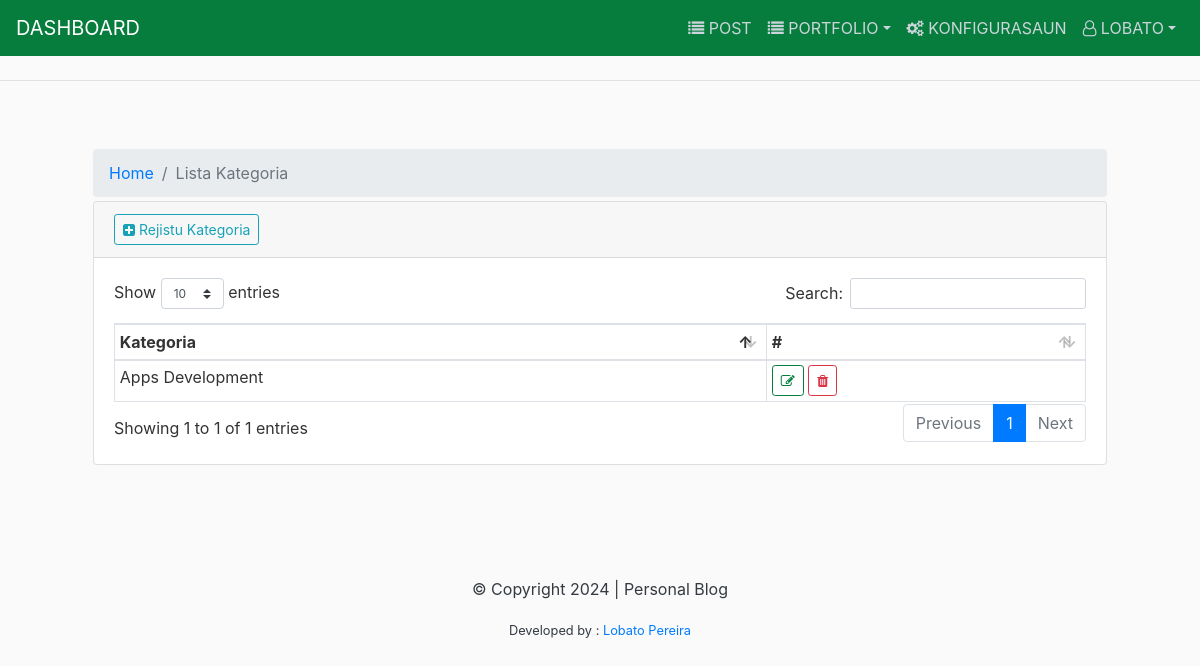
Page /administrador/admin-categoria/ (signed in) on the earlier database version.
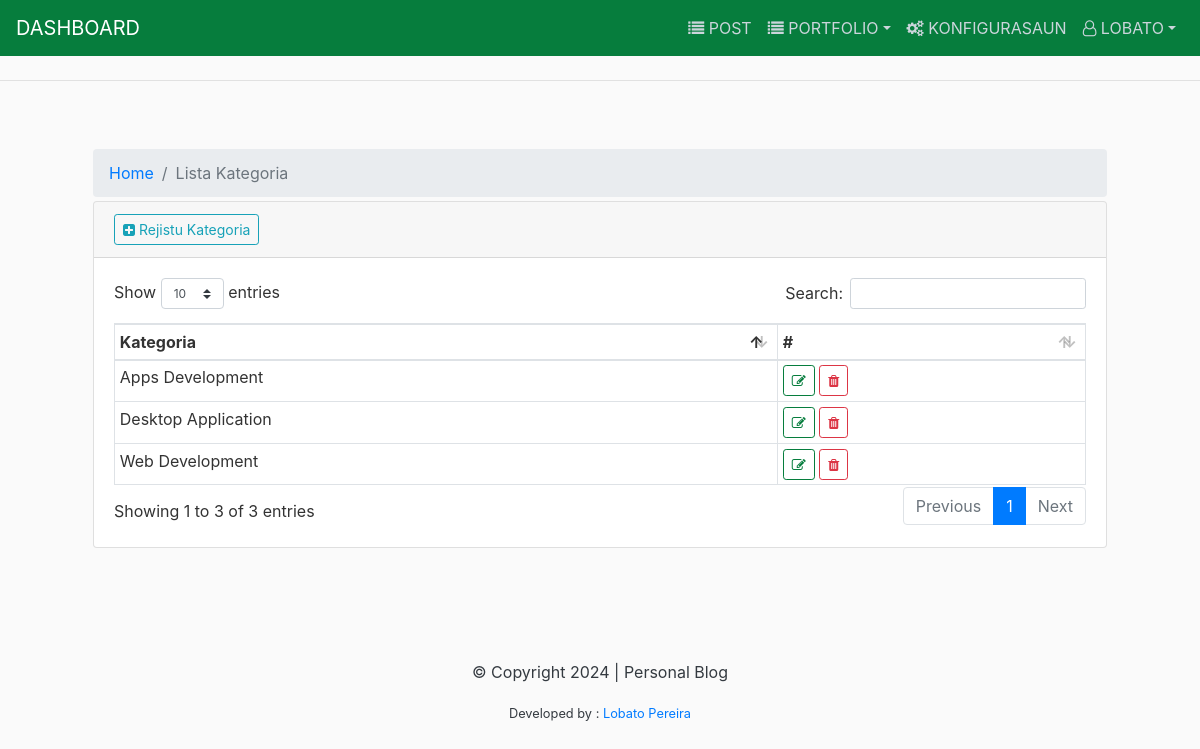
Same page on the later database version.
### main/models.py (models this page shows, shortened)
class Categoria(models.Model):
	naran = models.CharField(max_length=30)

### main/views/admin_views.py (the view)
# urls.py: path('admin-categoria/', AdminCategoria, name='admin-categoria'),
@login_required
def AdminCategoria(request):
	objects = Categoria.objects.all()
	context = {
		'objects':objects,
		'title':"Lista Kategoria",
		'page':"lista_kategoria",
	}
	return render(request,'adminpage/categoria.html',context)

### main/templates/adminpage/categoria.html (shortened to what this page needs)
{% extends "adminpage/admin_base.html" %}
{% block content %}
<div class="container mt-3 p-5">
    <header>
        <ol class="breadcrumb mb-1 mt-1">
          <li class="breadcrumb-item"><a href="{% url 'IndexAdmin' %}">Home</a></li>
          <li class="breadcrumb-item active" aria-current="page">{{title}}</li>
        </ol>
    </header>
    <div class="card">
        <div class="card-header">
            <a href="{% url 'admin-categoria-add' %}" class="btn btn-sm btn-outline-info"><i class="fa fa-plus-square"></i> Rejistu Kategoria</a>
        </div>
        <div class="card-body">
            <table id="dataTable" class="table table-bordered table-sm">
                <thead>
                <tr>
                    <th>Kategoria</th>
                    <th>#</th>
                </tr>
                </thead>
                <tbody>
                {% for data in objects %}
                <tr>
                    <td>{{data.naran}}</td>
                    <td>
                        <a href="{% url 'admin-categoria-update' data.id %}" class="btn btn-sm btn-outline-success"><i class="fa fa-edit"></i></a>
                        <a href="#" data-toggle="modal" data-target="#delete-{{ data.id }}" class="btn btn-sm btn-outline-danger"><i class="fa fa-trash"></i></a>
                    </td>
                </tr>
                {% endfor %}
                </tbody>
            </table>
        </div>
    </div>
</div>
{% endblock %}
{% block scripts %}
{% include 'custom_datatables.html' %}
{% endblock %}

Differences in the rows shown:
added Categoria: naran "Web Development"
added Categoria: naran "Desktop Application"
Other differences:
text written by a page script: "Show entries Search: Showing 1 to 1 of 1 entries Previous 1 Next" → "Show entries Search: Showing 1 to 3 of 3 entries Previous 1 Next"
